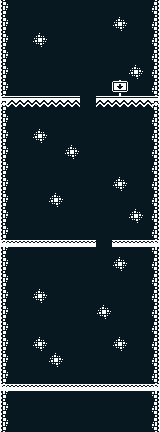

This game map was drawn from its Tiled (.tmx) file and the tilesets committed beside it. A one-line description and the full map source follow:
An orthogonal 10x27 tile map with 16x16 px tiles, 2 tile layers (Backdrop, Foredrop).

<map version="1.10" tiledversion="1.10.2" orientation="orthogonal" renderorder="right-down" width="10" height="27" tilewidth="16" tileheight="16" infinite="0" backgroundcolor="#071821" nextlayerid="3" nextobjectid="1">
 <tileset firstgid="1" source="platformer.tsx" />
 <layer id="2" name="Backdrop" width="10" height="27" tintcolor="#286850">
  <data encoding="csv">
216,0,0,0,0,0,0,0,0,218,
216,0,0,0,0,0,0,217,0,218,
216,0,217,0,0,0,0,0,0,218,
216,0,0,0,0,0,0,0,0,218,
216,0,0,0,0,0,0,0,217,218,
216,0,0,0,0,0,0,76,0,218,
216,0,0,0,0,0,0,0,0,218,
216,0,0,0,0,0,0,0,0,218,
216,0,217,0,0,0,0,0,0,218,
216,0,0,0,217,0,0,0,0,218,
216,0,0,0,0,0,0,0,0,218,
216,0,0,0,0,0,0,217,0,218,
216,0,0,217,0,0,0,0,0,218,
216,0,0,0,0,0,0,0,217,218,
216,0,0,0,0,0,0,0,0,218,
216,0,0,0,0,0,0,0,0,218,
216,0,0,0,0,0,0,217,0,218,
216,0,0,0,0,0,0,0,0,218,
216,0,217,0,0,0,0,0,0,218,
216,0,0,0,0,0,217,0,0,218,
216,0,0,0,0,0,0,0,0,218,
216,0,217,0,0,0,0,217,0,218,
216,0,0,217,0,0,0,0,0,218,
216,0,0,0,0,0,0,0,0,218,
216,0,0,0,0,0,0,0,0,218,
216,0,0,0,0,0,0,0,0,218,
216,0,0,0,0,0,0,0,0,218
</data>
 </layer>
 <layer id="1" name="Foredrop" width="10" height="27" tintcolor="#86c06c">
  <data encoding="csv">
0,0,0,0,0,0,0,0,0,0,
0,0,0,0,0,0,0,0,0,0,
0,0,0,0,0,0,0,0,0,0,
0,0,0,0,0,0,0,0,0,0,
0,0,0,0,0,0,0,0,0,0,
0,0,0,0,0,0,0,0,0,0,
106,106,106,106,106,0,106,106,106,106,
0,0,0,0,0,0,0,0,0,0,
0,0,0,0,0,0,0,0,0,0,
0,0,0,0,0,0,0,0,0,0,
0,0,0,0,0,0,0,0,0,0,
0,0,0,0,0,0,0,0,0,0,
0,0,0,0,0,0,0,0,0,0,
0,0,0,0,0,0,0,0,0,0,
0,0,0,0,0,0,0,0,0,0,
66,66,66,66,66,66,1,66,66,66,
0,0,0,0,0,0,0,0,0,0,
0,0,0,0,0,0,0,0,0,0,
0,0,0,0,0,0,0,0,0,0,
0,0,0,0,0,0,0,0,0,0,
0,0,0,0,0,0,0,0,0,0,
0,0,0,0,0,0,0,0,0,0,
0,0,0,0,0,0,0,0,0,0,
0,0,0,0,0,0,0,0,0,0,
66,66,66,66,66,66,66,66,66,66,
0,0,0,0,0,0,0,0,0,0,
0,0,0,0,0,0,0,0,0,0
</data>
 </layer>
</map>
